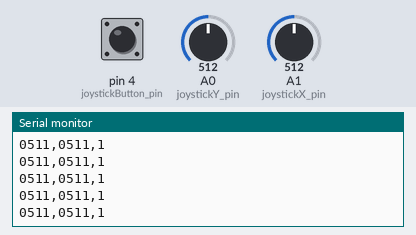
Simulated run of this sketch. Board: Arduino Uno, built with avr-gcc and run on an emulated ATmega328P. On the bench: the last lines printed to the serial monitor. The inputs (shaded band) are chosen by the test bench; at power-on: A0 (joystickY_pin) = 512, A1 (joystickX_pin) = 512, pin 4 (joystickButton_pin) LOW.

Above: at 1.2 s.
1.3 s: A0 (joystickY_pin) set to 716
At 1.48 s:
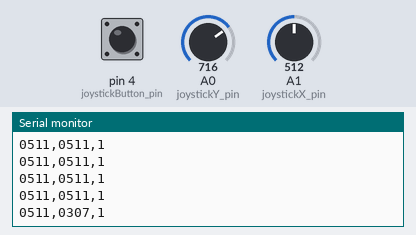
2.8 s: A1 (joystickX_pin) set to 716
At 2.84 s:
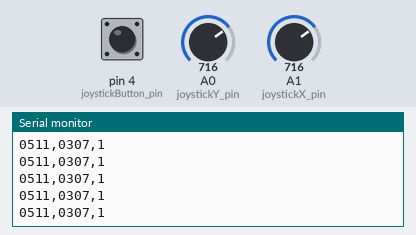
4.3 s: pin 4 (joystickButton_pin) pulled HIGH for 0.15 s
At 4.43 s:
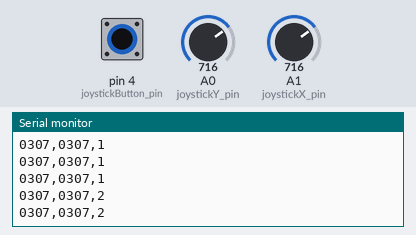
5.9 s: A0 (joystickY_pin) set to 900
At 5.9 s:
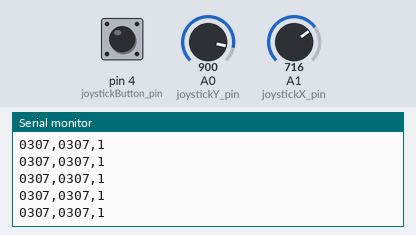
7.4 s: A1 (joystickX_pin) set to 1023
At 7.48 s:
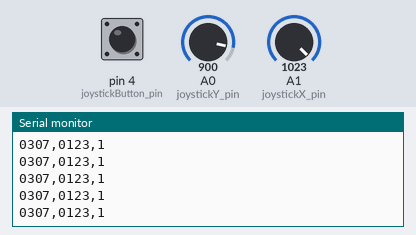
10.4 s: pin 4 (joystickButton_pin) pulled HIGH for 1 s
At 10.43 s:
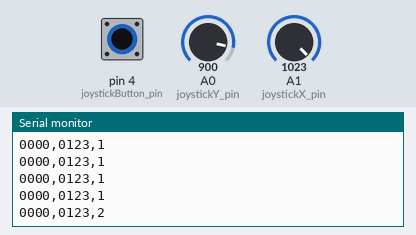
Timing chart, 0 to 13.4 s (numbered marks = the images above; inputs shaded):
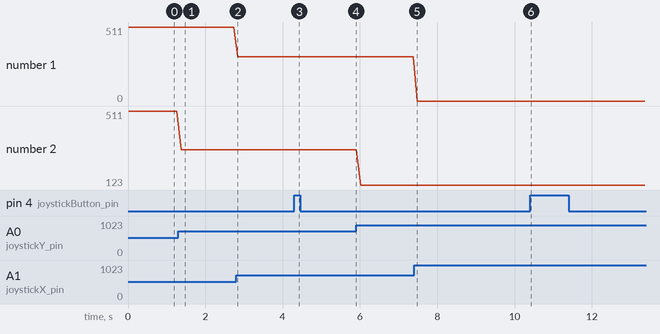

The sketch:

joystick.ino
```cpp
// (licence header left out)
/* A good source of information about bluetooth modules with Arduino is here:
 * http://www.martyncurrey.com/connecting-2-arduinos-by-bluetooth-using-a-hc-05-and-a-hc-06-pair-bind-and-link/
 */

#include <SoftwareSerial.h>

/*
 * Global constant definitions:
 */

const int serialFrameSize = 13;

/* Pins: */
const int joystickX_pin = A1;
const int joystickY_pin = A0;
const int joystickButton_pin = 4;
const int btSerialRX_pin = 2;
const int btSerialTX_pin = 3;

/* Connect the HC-05 TX to Arduino pin 2 RX and HC-05 RX to Arduino pin 3 TX
 * through a voltage divider: 5V---( 1k )--[RX]--(2k)---GND */
SoftwareSerial BTSerial(btSerialRX_pin, btSerialTX_pin);

void setup()
{
  /* Initialize hardware. */
  pinMode(joystickX_pin, INPUT);
  pinMode(joystickY_pin, INPUT);
  pinMode(joystickButton_pin, INPUT);

  /* Open both serial ports. */
  Serial.begin(9600); /* This is for debug only. */
  BTSerial.begin(9600); /* Bluetooth communication. */
}

void loop()
{
  /* Invert X to compensate for an error in hardware. :) */
  int digitalX = map(analogRead(joystickX_pin), 1023, 0, 0, 1023);
  /* Invert Y to compensate for an error in hardware. :) */
  int digitalY = map(analogRead(joystickY_pin), 1023, 0, 0, 1023);
  /* Button state. +1 to avoid data equal to zero. */
  int button = digitalRead(joystickButton_pin) + 1;

  char sendBuffer[serialFrameSize] = "";

  /* Format the numbers with four digits, so we can fix the frame size that
   *  will be transmitted. */
  snprintf(sendBuffer, serialFrameSize, "%04d,%04d,%1d\n", digitalX, digitalY, button);

  BTSerial.print(sendBuffer); /* Send through bluetooth. */

  Serial.print(sendBuffer); /* This is for debug only. */

  delay(100);
}
```

Measured:
- after the input at 1.3 s, the serial monitor: prints a new line after 0.07 s (image 1)
- after the input at 4.3 s, the serial monitor: prints a new line at once (image 3)
- after the input at 10.4 s, the serial monitor: prints a new line at once (image 6)
- plotted number 1: 307 → 0 after the input at 7.4 s
- plotted number 2: 511 → 307 after the input at 1.3 s, 307 → 123 after the input at 5.9 s
